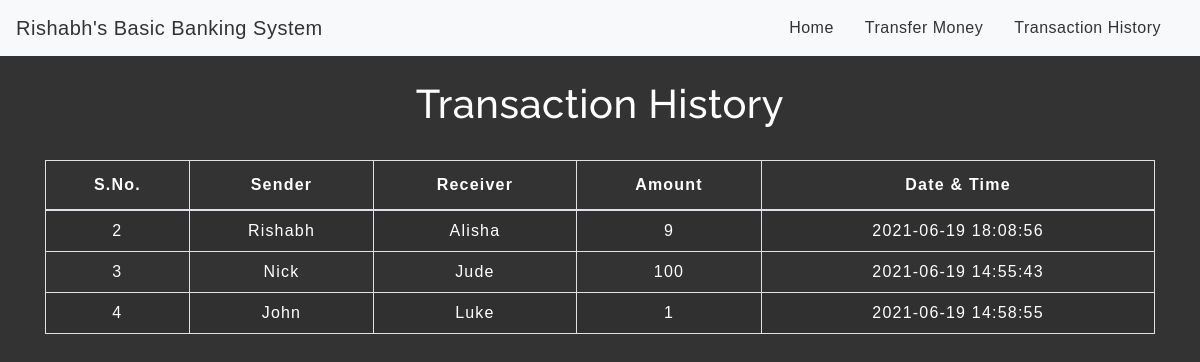
The page /transactionhistory.php on the database its author committed.
### tables this page shows
CREATE TABLE `transaction` (
  `sno` int(3) NOT NULL,
  `sender` text NOT NULL,
  `receiver` text NOT NULL,
  `balance` int(8) NOT NULL,
  `datetime` datetime NOT NULL DEFAULT current_timestamp()
);

### transactionhistory.php (the view, shortened to what this page needs)
<!DOCTYPE html>
<html lang="en">
<head>
    <link rel="stylesheet" href="https://stackpath.bootstrapcdn.com/bootstrap/4.5.2/css/bootstrap.min.css">
    <link rel="stylesheet" type="text/css" href="css/table.css">
    <link rel="stylesheet" type="text/css" href="css/navbar.css">
</head>
<body>
<?php
  include 'navbar.php';
?>
	<div class="container">
        <h2 style="color:white;"class="text-center pt-4">Transaction History</h2>
       <br>
       <div class="table-responsive-sm">
    <table class="table table-hover table-striped table-condensed table-bordered">
        <thead>
            <tr>
                <th style="color:white;"class="text-center">S.No.</th>
                <th style="color:white;"class="text-center">Sender</th>
                <th style="color:white;"class="text-center">Receiver</th>
                <th style="color:white;"class="text-center">Amount</th>
                <th style="color:white;"class="text-center">Date & Time</th>
            </tr>
        </thead>
        <tbody>
        <?php
            include 'config.php';
            $sql ="select * from transaction";
            $query =mysqli_query($conn, $sql);
            while($rows = mysqli_fetch_assoc($query))
            {
        ?>
            <tr>
            <td style="color:white;"class="py-2"><?php echo $rows['sno']; ?></td>
            <td style="color:white;"class="py-2"><?php echo $rows['sender']; ?></td>
            <td style="color:white;"class="py-2"><?php echo $rows['receiver']; ?></td>
            <td style="color:white;"class="py-2"><?php echo $rows['balance']; ?> </td>
            <td style="color:white;"class="py-2"><?php echo $rows['datetime']; ?> </td>
        <?php
            }
        ?>
        </tbody>
    </table>
    </div>
</div>
</body>
</html>

### css/table.css (style rules this page uses)
* { padding: 0; margin: 0; box-sizing: border-box; font-family: sans-serif; }
h2 { font-size: 40px; }
table { letter-spacing: 1.2px; }
td { text-align: center; }

### css/navbar.css (style rules this page uses)
h2 { color: #4C4B4B; letter-spacing: 0.5px; font-family: raleway; }

### transactionhistory.php (style rules this page uses)
body { background-color:#333; }

### rows shown on the page
transaction: sno "2", sender "Rishabh", receiver "Alisha", balance "9", datetime "2021-06-19 18:08:56"
transaction: sno "3", sender "Nick", receiver "Jude", balance "100", datetime "2021-06-19 14:55:43"
transaction: sno "4", sender "John", receiver "Luke", balance "1", datetime "2021-06-19 14:58:55"
